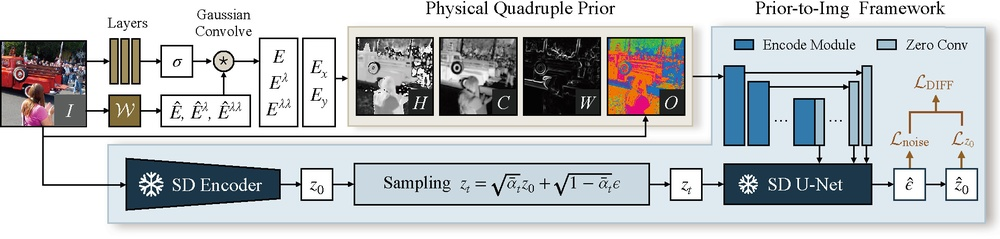
#> input picture src/mon/vision/enhance/llie/quadprior/Framework.jpg, 1000 x 239 px, shrunk from 1920 x 458 before the run
$ python -i pie.py   (imports and definitions only)   (older library calls are emulated)
#> lines starting #> are read from the running program, lines starting #| are printed output that depends on the picture
#> further down, picture is the input picture: shape (239, 1000, 3); mean B, G, R 197.2, 194.8, 191.3
#> in PIE, `hsv   = cv2.cvtColor(im, cv2.COLOR_BGR2HSV)`: hsv: shape (239, 1000, 3); mean H, S, V 30.2, 31, 201.9
import cv2
import numpy as np


def calcEta(R, nR, eta):
    f  = np.linalg.norm(nR - R, ord=2)
    f /= (np.linalg.norm(R, ord=2) + 1e-10)
    if f <= eta:
        return 1
    return 0


def imgrad(im):
    gv = cv2.Sobel(im, cv2.CV_32F, 1, 0)
    gh = cv2.Sobel(im, cv2.CV_32F, 0, 1)
    return gv, gh


def psf2otf(psf, outSize):
    '''
    code is from https://blog.csdn.net/
    weixin_43890288/article/details/
    105676416
    '''
    psfSize = np.array(psf.shape)
    outSize = np.array(outSize)
    padSize = outSize - psfSize
    psf     = np.pad(psf, ((0, padSize[0]), (0, padSize[1])), "constant")
    for i in range(len(psfSize)):
        psf = np.roll(psf, -int(psfSize[i] / 2), i)
    otf   = np.fft.fftn(psf)
    nElem = np.prod(psfSize)
    nOps  = 0
    for k in range(len(psfSize)):
        nffts = nElem / psfSize[k]
        nOps  = nOps + psfSize[k] * np.log2(psfSize[k]) * nffts
    if np.max(np.abs(np.imag(otf))) / np.max(np.abs(otf)) <= nOps * np.finfo(np.float32).eps:
        otf = np.real(otf)
    return otf


def shrink(x, lam):
    eps   = 1e-10
    abs_x = abs(x)
    f     = x * 1.0 / (abs_x + eps)
    f    *= np.maximum(abs_x - lam, 0)
    return f


def upDateP1(R, bv, bh, lam):
    dvR, dhR = imgrad(R)
    dv = shrink(dvR + bv, 1.0 / (2 * lam))
    dh = shrink(dhR + bh, 1.0 / (2 * lam))
    return dv, dh


def upDataP2(S, I, difv, difh, fdH, fdV, fdHcj, fdVcj, beta, lam):
    eps   = 1e-10
    ahp   = beta * lam
    dfdvR = np.fft.fft2(difv)
    dfdhR = np.fft.fft2(difh)
    Fi    = fdVcj * dfdvR + fdHcj * dfdhR
    f1    = np.fft.fft2(S / (I + eps))
    f1   += ahp * Fi
    f2    = (np.abs(fdH) ** 2 + np.abs(fdV) ** 2) * ahp + 1
    R     = np.fft.ifft2(f1 / f2)
    R     = np.abs(R).astype(np.float32)
    R     = np.maximum(0, np.minimum(1, R))
    dvR, dhR = imgrad(R)
    bh    = dhR - difh
    bv    = dvR - difv
    return R, bv, bh


def upDataP3(S, R, I0, gama, alpha, fdH, fdV, fdHcj, fdVcj):
    eps = 1e-10
    f1  = gama * I0 + S / (R + eps)
    f1  = np.fft.fft2(f1)
    f2  = alpha * (np.abs(fdH) ** 2 + np.abs(fdV) ** 2) + gama + 1
    I   = np.fft.ifft2(f1 / f2)
    I   = np.abs(I)
    I   = np.maximum(0, np.minimum(255.0, I))
    I   = np.maximum(I, S).astype(np.float32)
    return I


def optimizAlgo(S, alpha, beta, lam, gama, eta1, eta2):
    # initialization
#> called with alpha = 1000, beta = 0.01, lam = 10, gama = 0.1, eta1 = 0.1, eta2 = 0.1
    I     = cv2.GaussianBlur(S, (5, 5), 0)
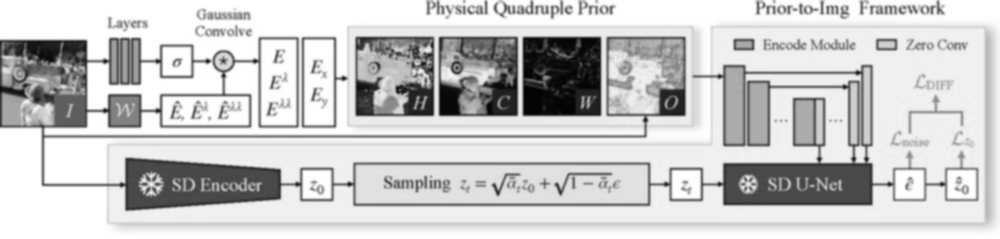
#> I: shape (239, 1000) float32; min 3.49, max 255, mean 201.9
    I0    = np.mean(S)
#> I0 = 201.9
    R     = np.zeros(I.shape,dtype=np.float32)
    bv    = 0
    bh    = 0
    H, W  = I.shape
#> H = 239; W = 1000
    # FFT and conjugate for derivate operators
    sbV   = np.array([[1, -1]])
    sbH   = np.array([[1], [-1]])
    fdH   = psf2otf(sbH, (H + 1, W))
    fdV   = psf2otf(sbV, (H, W +  1))
    fdV   = fdV[:, 1:]
    fdH   = fdH[1:, :]
    fdHcj = np.conjugate(fdH)
    fdVcj = np.conjugate(fdV)

    # begin main iteration
    idx = 0
    while 1:
        dv, dh = upDateP1(R, bv, bh, lam)
        difv = dv - bv
        difh = dh - bh
        nR, bv, bh = upDataP2(S, I, difv, difh, fdH, fdV, fdHcj, fdVcj, beta, lam)
        tR = calcEta(R,nR,eta1)
        R  = nR
        nI = upDataP3(S, R, I0, gama, alpha, fdH, fdV, fdHcj, fdVcj)
        tI = calcEta(I, nI, eta2)
        I  = nI
        idx += 1
        # teminate criterion
        if tR and tI:
            break
        if idx > 1:
            break
#> this loop made 2 passes
#> (tR, tI) on passes 1 to 2: (0, 1), (0, 1)
#> pass 1, in upDataP2, `R     = np.abs(R).astype(np.float32)`:
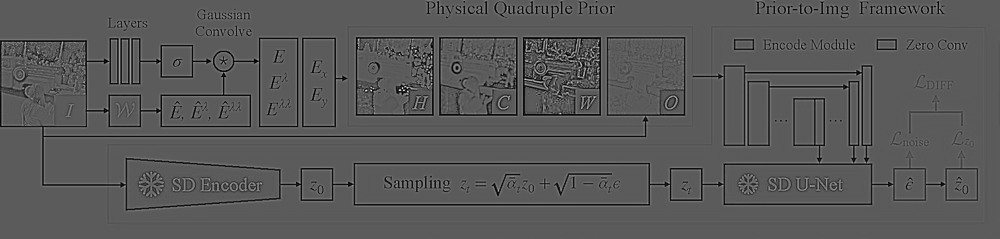
#> R: shape (239, 1000) float32; min 0.0713, max 2.67, mean 0.979; drawn with min black and max white
#> pass 1, in imgrad (call 2), `gh = cv2.Sobel(im, cv2.CV_32F, 0, 1)`:
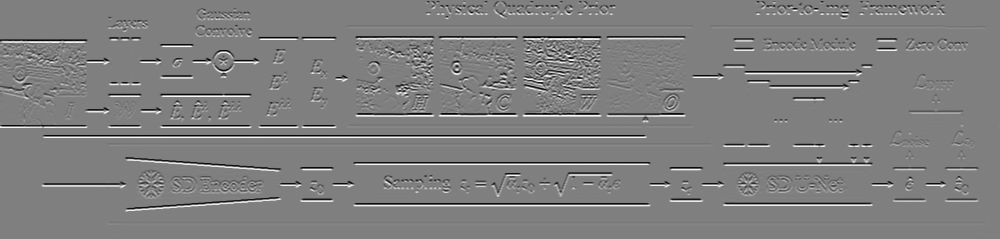
#> gh: shape (239, 1000) float32; min -3.44, max 3.42, mean 0.000199; drawn with min black and max white
#> after the loop:
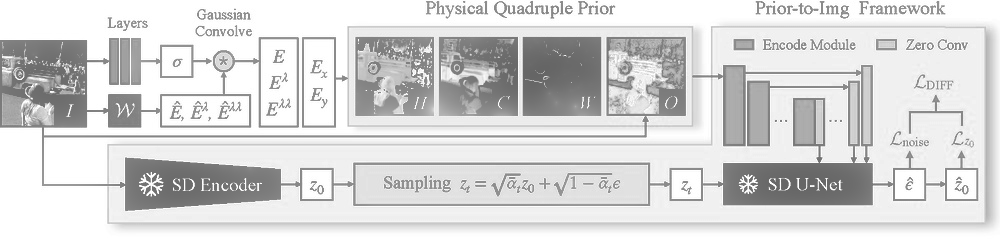
#> I: shape (239, 1000) float32; min 101.5, max 255, mean 214.7
#> after the loop:
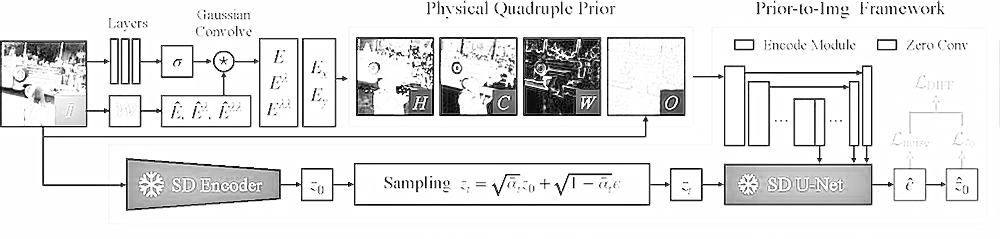
#> R: shape (239, 1000) float32; min 0.000221, max 1, mean 0.902
#> after the loop, idx = 2
    # gamma correction
    I = 255.0 * np.power(I / 255.0, 1 / 2.2)
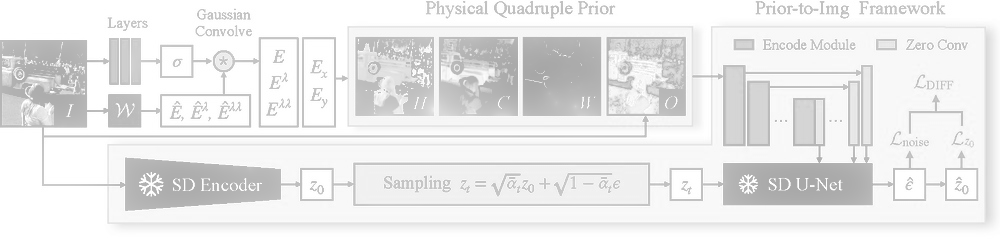
#> I: shape (239, 1000) float32; min 167.8, max 255, mean 234.1
    return R * I


def PIE(src):
    alpha = 1000
    beta  = 0.01
    lam   = 10
    gama  = 0.1
    eta1  = 0.1
    eta2  = 0.1
    im    = src[:, :, ::-1]
    hsv   = cv2.cvtColor(im, cv2.COLOR_BGR2HSV)
    v     = hsv[:, :, 2].astype(np.float32)
    v     = optimizAlgo(v, alpha, beta, lam, gama, eta1, eta2)
    hsv[:, :, 2] = v
#> hsv: shape (239, 1000, 3); mean H, S, V 30.2, 31, 215.1
    im = cv2.cvtColor(hsv, cv2.COLOR_HSV2BGR)
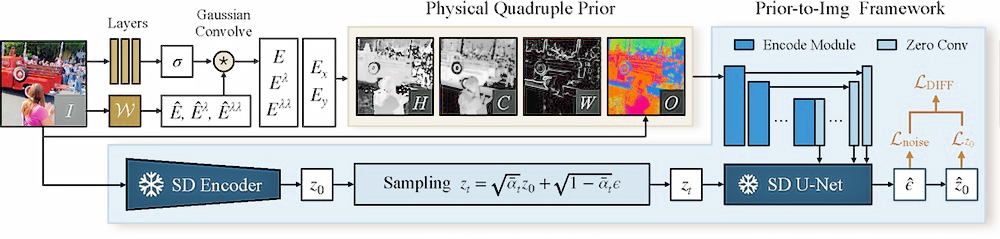
#> im: shape (239, 1000, 3); mean R, G, B 201.9, 206.1, 209.4
    im = np.minimum(255, np.maximum(0, im))
    im = im[:, :, ::-1]
    return im

>>> import cv2
>>> picture = cv2.imread('../quadprior/Framework.jpg')
>>> result = PIE(picture)
